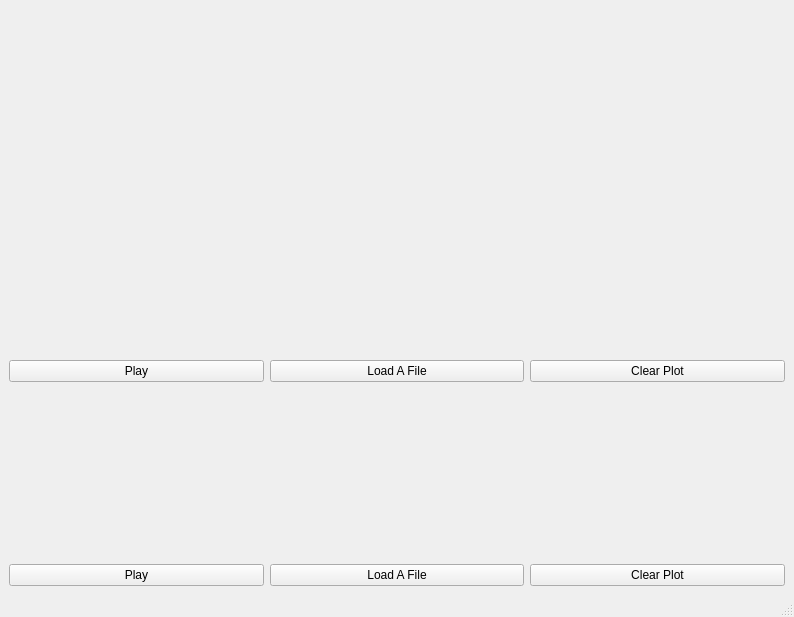
<?xml version="1.0" encoding="UTF-8"?>
<ui version="4.0">
 <class>MainWindow</class>
 <widget class="QMainWindow" name="MainWindow">
  <property name="geometry">
   <rect>
    <x>0</x>
    <y>0</y>
    <width>794</width>
    <height>617</height>
   </rect>
  </property>
  <property name="windowTitle">
   <string>MainWindow</string>
  </property>
  <widget class="QWidget" name="centralwidget">
   <layout class="QHBoxLayout" name="horizontalLayout">
    <item>
     <layout class="QVBoxLayout" name="verticalLayout">
      <item>
       <layout class="QHBoxLayout" name="horizontalLayout_4">
        <item>
         <widget class="PlotWidget" name="MainDataTimeWidget" native="true"/>
        </item>
        <item>
         <widget class="PlotWidget" name="MainDataFFTWidget" native="true"/>
        </item>
       </layout>
      </item>
      <item>
       <layout class="QHBoxLayout" name="horizontalLayout_5">
        <item>
         <widget class="PlotWidget" name="SavedData1TimeWidget" native="true"/>
        </item>
        <item>
         <widget class="PlotWidget" name="SavedData1FFTWidget" native="true"/>
        </item>
       </layout>
      </item>
      <item>
       <layout class="QHBoxLayout" name="horizontalLayout_2">
        <item>
         <widget class="QPushButton" name="pushButton">
          <property name="text">
           <string>Play</string>
          </property>
         </widget>
        </item>
        <item>
         <widget class="QPushButton" name="LoadFiletoWidget1Button">
          <property name="text">
           <string>Load A File</string>
          </property>
         </widget>
        </item>
        <item>
         <widget class="QPushButton" name="ClearWidget1Button">
          <property name="text">
           <string>Clear Plot</string>
          </property>
         </widget>
        </item>
       </layout>
      </item>
      <item>
       <layout class="QHBoxLayout" name="horizontalLayout_6">
        <item>
         <widget class="PlotWidget" name="SavedData2TimeWidget" native="true"/>
        </item>
        <item>
         <widget class="PlotWidget" name="SavedData2FFTWidget" native="true"/>
        </item>
       </layout>
      </item>
      <item>
       <layout class="QHBoxLayout" name="horizontalLayout_3">
        <item>
         <widget class="QPushButton" name="pushButton_2">
          <property name="text">
           <string>Play</string>
          </property>
         </widget>
        </item>
        <item>
         <widget class="QPushButton" name="LoadFiletoWidget2Button">
          <property name="text">
           <string>Load A File</string>
          </property>
         </widget>
        </item>
        <item>
         <widget class="QPushButton" name="ClearWidget2Button">
          <property name="text">
           <string>Clear Plot</string>
          </property>
         </widget>
        </item>
       </layout>
      </item>
     </layout>
    </item>
   </layout>
  </widget>
  <widget class="QMenuBar" name="menubar">
   <property name="geometry">
    <rect>
     <x>0</x>
     <y>0</y>
     <width>794</width>
     <height>22</height>
    </rect>
   </property>
  </widget>
  <widget class="QStatusBar" name="statusbar"/>
 </widget>
 <customwidgets>
  <customwidget>
   <class>PlotWidget</class>
   <extends>QWidget</extends>
   <header>pyqtgraph.h</header>
   <container>1</container>
  </customwidget>
 </customwidgets>
 <resources/>
 <connections/>
</ui>
